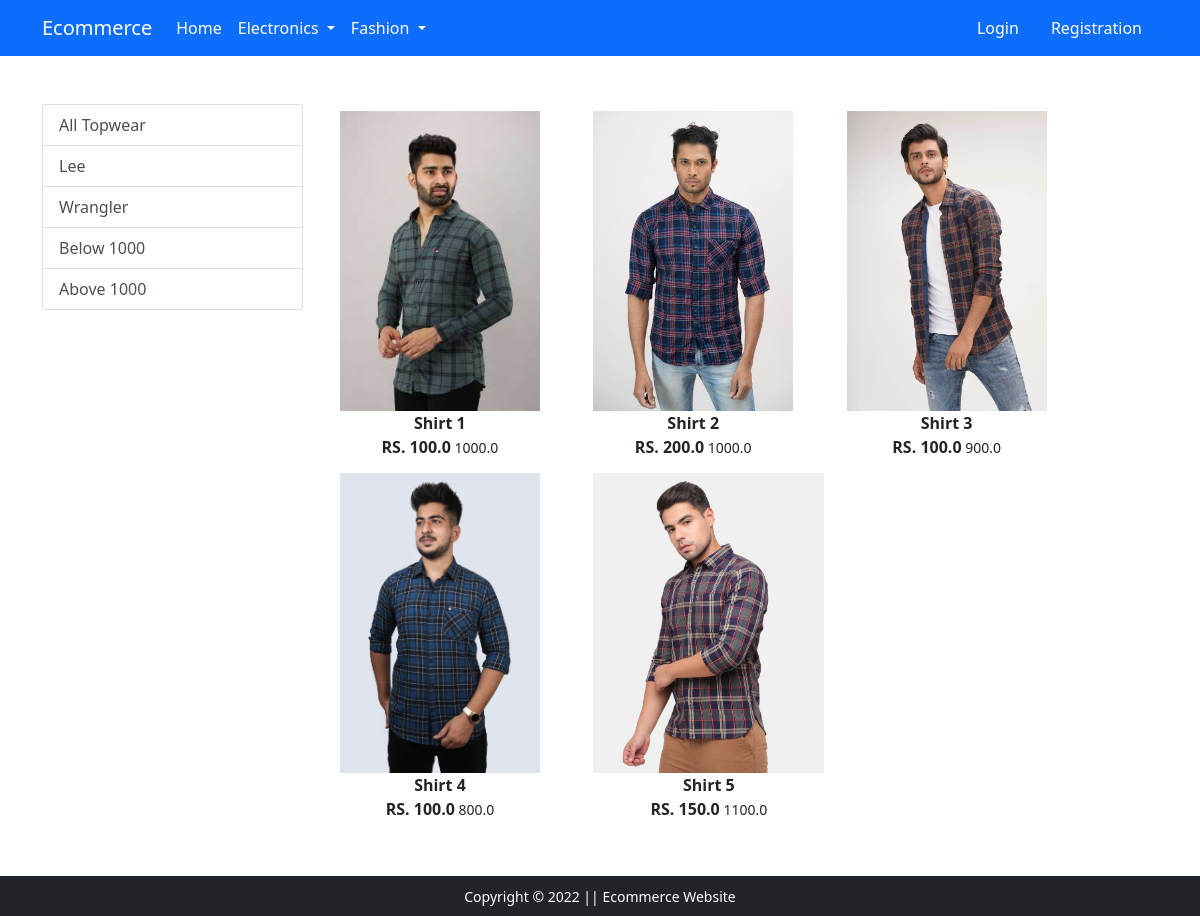
Before: /topwear/ with the older database file.
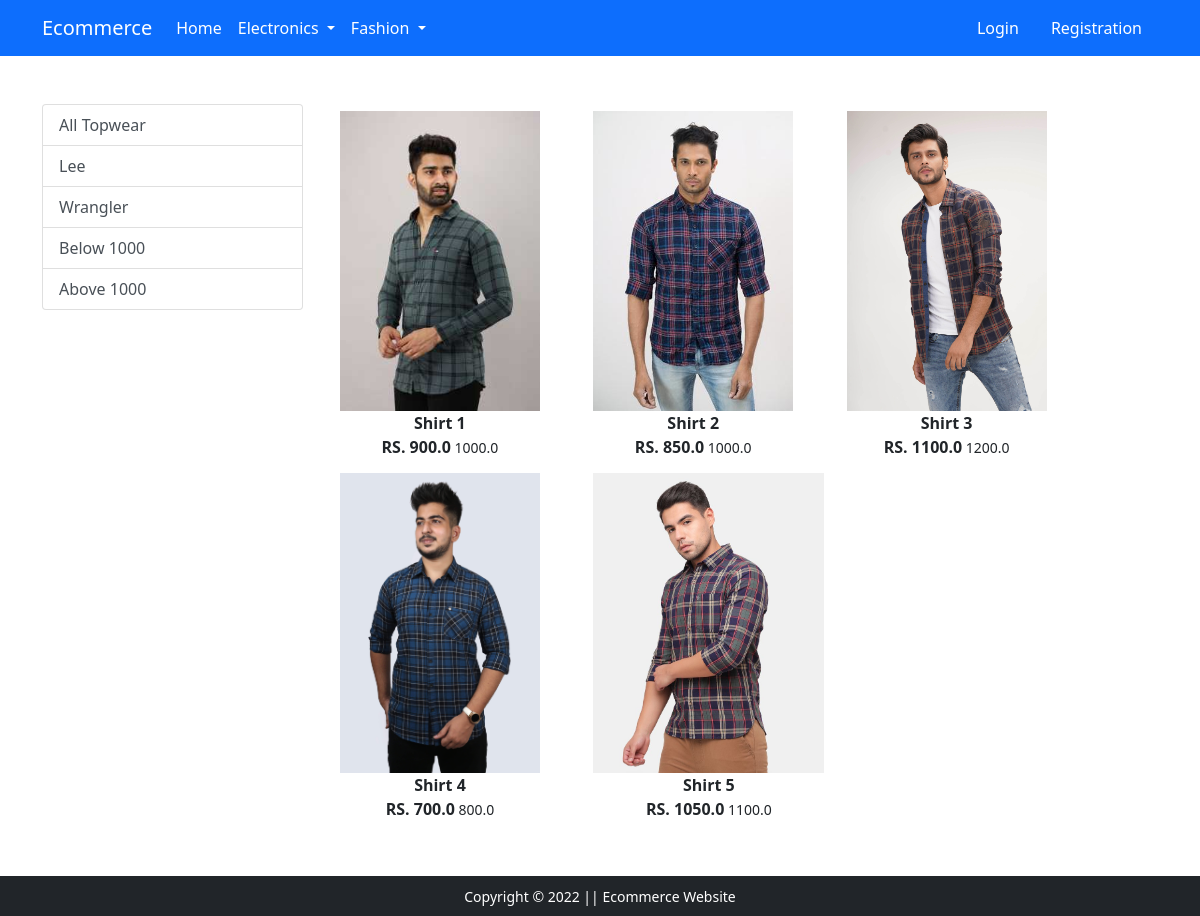
After: the same page with the newer database file.
### app/models.py (models this page shows)
class Product(models.Model):
    title=models.CharField(max_length=100)
    selling_price=models.FloatField()
    discounted_price=models.FloatField()
    description=models.TextField()
    brand=models.CharField(max_length=100)
    category=models.CharField(choices=CATEGORY_CHOICES,max_length=2)
    product_image=models.ImageField(upload_to='productimg')

### app/views.py (the view)
# urls.py: path('topwear/', views.topwear, name='topwear'),
def topwear(request, data=None):
 if data==None:
     topwears=Product.objects.filter(category='TW')
 elif data=='Lee' or data=='Wrangler':
     topwears=Product.objects.filter(category='TW').filter(brand=data)
 elif data =='Below':
      topwears=Product.objects.filter(category='TW').filter(discounted_price__lt=1000)
 elif data =='Above':
      topwears=Product.objects.filter(category='TW').filter(discounted_price__gt=1000)
 return render(request, 'app/topwear.html', {'topwears':topwears})

### app/templates/app/topwear.html (shortened to what this page needs)
{% extends 'app/base.html' %}
{% load static %}
{% block main-content %}
<div class="container my-5">
 <div class="row">
  <div class="col-sm-3">
      <div class="list-group">
        <a href="{% url 'topwear' %}" class="list-group-item list-group-item-action" aria-current="true">All Topwear</a>
        <a href="{% url 'topweardata' 'Lee' %}" class="list-group-item list-group-item-action" aria-current="true">Lee</a>
        <a href="{% url 'topweardata' 'Wrangler' %}" class="list-group-item list-group-item-action" aria-current="true">Wrangler</a>
        <a href="{% url 'topweardata' 'Below' %}" class="list-group-item list-group-item-action" aria-current="true">Below 1000</a>
        <a href="{% url 'topweardata' 'Above' %}" class="list-group-item list-group-item-action" aria-current="true">Above 1000</a>
      </div>
    </div>
    <div class="col-sm-8">
        <div class="row">
            {% for product in topwears %}
            <div class="col-sm-4" text-center mb-4>
          <a href="{% url 'product-detail' product.id %}" class="btn">
              <div class="item">
                  <img src="{{product.product_image.url}}" alt="" height="300" class="">
                  <div class="fw-bold">{{product.title}}</div>
                  <div class="fw-bold">RS. {{product.discounted_price}}<small class="fw-light text-decoration-line-throgh"> {{product.selling_price}}</small></div>
                </div>
            </a>
        </div>
      {% endfor %}
    </div>
  </div>
 </div>
</div>
{% endblock main-content %}

Changed rows visible on the page:
changed Product "Shirt 1": discounted_price "100.0" → "900.0"
changed Product "Shirt 2": discounted_price "200.0" → "850.0"
changed Product "Shirt 3": discounted_price "100.0" → "1100.0"; selling_price "900.0" → "1200.0"
changed Product "Shirt 4": discounted_price "100.0" → "700.0"
changed Product "Shirt 5": discounted_price "150.0" → "1050.0"
